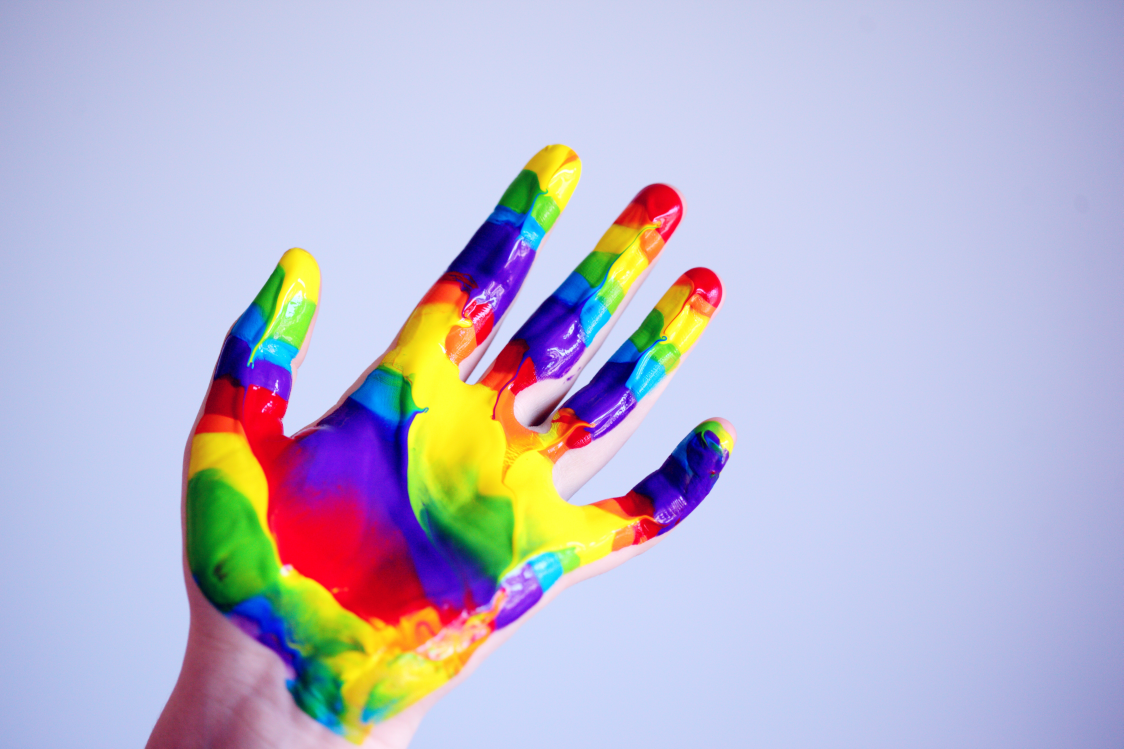
#> input picture Verzeo Mini Project/1.jpg, 5616 x 3744 px (shown at 1/5 size)
$ jupyter execute --allow-errors skin_tone_ML.ipynb
#> lines starting #> are read from the running program, lines starting #| are printed output that depends on the picture; after the words box and inside, x2 and y2 are one past the last pixel; in counts of white or black regions, pixels touching at a corner belong together
# Take input image  as URL:

[cell 1]
import numpy as np
import cv2
from sklearn.cluster import KMeans
from collections import Counter
import imutils
from matplotlib import pyplot as plt


rgb_lower = [80,51,53]
rgb_higher = [236,188,180]
skin_shades = {
    'dark' : [rgb_lower, [161,102,94]],
    'mild' : [[161,102,94], [197,140,133]],
    'fair':[[197,140,133], rgb_higher]
}

convert_skintones = {}
for shade in skin_shades:
    convert_skintones.update({
        shade : [
            (skin_shades[shade][0][0] * 256 * 256) + (skin_shades[shade][0][1] * 256) + skin_shades[shade][0][2],
            (skin_shades[shade][1][0] * 256 * 256) + (skin_shades[shade][1][1] * 256) + skin_shades[shade][1][2]
        ]
    })

def extractSkin(image):
    img = image.copy()
    black_img = np.zeros((img.shape[0],img.shape[1],img.shape[2]),dtype=np.uint8)
    img = cv2.cvtColor(img, cv2.COLOR_BGR2HSV)

    lower_threshold = np.array([0, 48, 80], dtype=np.uint8)
    print(lower_threshold)
    upper_threshold = np.array([20, 255, 255], dtype=np.uint8)
    print(upper_threshold)

    skinMask = cv2.inRange(img, lower_threshold, upper_threshold)
    skin = cv2.bitwise_and(img, img, mask=skinMask)
    return cv2.cvtColor(skin, cv2.COLOR_HSV2BGR)

def removeBlack(estimator_labels, estimator_cluster):
    hasBlack = False
    occurance_counter = Counter(estimator_labels)
    def compare(x, y): return Counter(x) == Counter(y)
    for x in occurance_counter.most_common(len(estimator_cluster)):
        color = [int(i) for i in estimator_cluster[x[0]].tolist()]
        if compare(color, [0, 0, 0]) == True:
            del occurance_counter[x[0]]
            hasBlack = True
            estimator_cluster = np.delete(estimator_cluster, x[0], 0)
            break
    return (occurance_counter, estimator_cluster, hasBlack)

def getColorInformation(estimator_labels, estimator_cluster, hasThresholding=False):
    occurance_counter = None
    colorInformation = []
    hasBlack = False
    if hasThresholding == True:
        (occurance, cluster, black) = removeBlack(
            estimator_labels, estimator_cluster)
        occurance_counter = occurance
        estimator_cluster = cluster
        hasBlack = black
    else:
        occurance_counter = Counter(estimator_labels)
    totalOccurance = sum(occurance_counter.values())
    for x in occurance_counter.most_common(len(estimator_cluster)):
        index = (int(x[0]))
        index = (index-1) if ((hasThresholding & hasBlack)
                              & (int(index) != 0)) else index
        color = estimator_cluster[index].tolist()
        color_percentage = (x[1]/totalOccurance)
        colorInfo = {"cluster_index": index, "color": color,
                     "color_percentage": color_percentage}
        colorInformation.append(colorInfo)
    return colorInformation

def extractDominantColor(image, number_of_colors=1, hasThresholding=False):
    if hasThresholding == True:
        number_of_colors += 1
    img = image.copy()
    img = cv2.cvtColor(img, cv2.COLOR_BGR2RGB)
    img = img.reshape((img.shape[0]*img.shape[1]), 3)
    estimator = KMeans(n_clusters=number_of_colors, random_state=0)
    estimator.fit(img)
    colorInformation = getColorInformation(
        estimator.labels_, estimator.cluster_centers_, hasThresholding)
    return colorInformation

def plotColorBar(colorInformation):
    color_bar = np.zeros((100, 500, 3), dtype="uint8")
    top_x = 0
    for x in colorInformation:
        bottom_x = top_x + (x["color_percentage"] * color_bar.shape[1])
        color = tuple(map(int, (x['color'])))
        cv2.rectangle(color_bar, (int(top_x), 0),
                      (int(bottom_x), color_bar.shape[0]), color, -1)
        top_x = bottom_x
    return color_bar

url = input("Enter image url :")
#> the answer given: ../1.jpg
image = imutils.url_to_image(url)
#> image is the input picture: shape (3744, 5616, 3); mean B, G, R 207.3, 184.6, 186.6

image = imutils.resize(image, width=250)
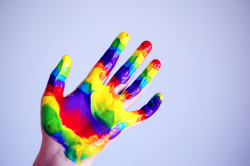
#> image: shape (166, 250, 3); mean B, G, R 207.3, 184.6, 186.6
plt.subplot(3, 1, 1)
plt.imshow(cv2.cvtColor(image, cv2.COLOR_BGR2RGB))
plt.title("Original Image")

skin = extractSkin(image)
#> in extractSkin, `img = cv2.cvtColor(img, cv2.COLOR_BGR2HSV)`: img: shape (166, 250, 3); mean H, S, V 110.7, 79.2, 229.9
#> in extractSkin, `skinMask = cv2.inRange(img, lower_threshold, upper_threshold)`:
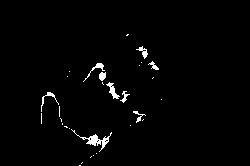
#> skinMask: shape (166, 250); 1.7% white; 30 white regions (21 under 20 px), largest, box (x1, y1, x2, y2) and area: (71, 129, 112, 152) 190, (106, 82, 120, 99) 87, (83, 63, 105, 82) 67
#> in extractSkin, `skin = cv2.bitwise_and(img, img, mask=skinMask)`: skin: shape (166, 250, 3); mean H, S, V 0.2, 3.1, 4
plt.subplot(3, 1, 2)
plt.imshow(cv2.cvtColor(skin, cv2.COLOR_BGR2RGB))
plt.title("Thresholded  Image")

unprocessed_dominant = extractDominantColor(skin, number_of_colors=1, hasThresholding=True)
#> unprocessed_dominant = 1 item

decimal_lower = (rgb_lower[0] * 256 * 256) + (rgb_lower[1] * 256) + rgb_lower[2]
decimal_higher = (rgb_higher[0] * 256 * 256) + (rgb_higher[1] * 256) + rgb_higher[2]
dominantColors = []
for clr in unprocessed_dominant:
    clr_decimal = int((clr['color'][0] * 256 * 256) + (clr['color'][1] * 256) + clr['color'][2])
    if clr_decimal in range(decimal_lower,decimal_higher+1):
        clr['decimal_color'] = clr_decimal
        dominantColors.append(clr)
#> this loop made 1 pass
#> clr_decimal on pass 1: 15884553
#> after the loop, dominantColors = []

skin_tones = []
if len(dominantColors) == 0:
    skin_tones.append('Unrecognized')
else:
    for color in dominantColors:
        for shade in convert_skintones:
            if color['decimal_color'] in range(convert_skintones[shade][0],convert_skintones[shade][1]+1):
                skin_tones.append(shade)

print(skin_tones)

print("Color Bar")
colour_bar = plotColorBar(dominantColors)
#> after the loop in plotColorBar, `for x in colorInformation:`: color_bar: shape (100, 500, 3); every value is 0
plt.subplot(3, 1, 3)
plt.axis("off")
plt.imshow(colour_bar)
plt.title("Color Bar")

plt.tight_layout()
plt.show()
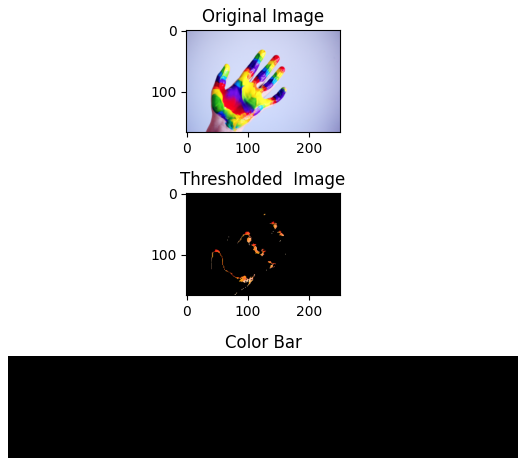
#> figure drawn by matplotlib, 3 panels

# Take a input as image(human face image)

[cell 2]
import numpy as np
import cv2
from sklearn.cluster import KMeans
from collections import Counter
import imutils
from matplotlib import pyplot as plt


rgb_lower = [80,51,53]
rgb_higher = [236,188,180]
skin_shades = {
    'dark' : [rgb_lower, [161,102,94]],
    'mild' : [[161,102,94], [197,140,133]],
    'fair':[[197,140,133], rgb_higher]
}

convert_skintones = {}
for shade in skin_shades:
    convert_skintones.update({
        shade : [
            (skin_shades[shade][0][0] * 256 * 256) + (skin_shades[shade][0][1] * 256) + skin_shades[shade][0][2],
            (skin_shades[shade][1][0] * 256 * 256) + (skin_shades[shade][1][1] * 256) + skin_shades[shade][1][2]
        ]
    })

# [73 lines left out: functions extractSkin, removeBlack, getColorInformation, extractDominantColor, plotColorBar, not called in this run]

#url = input("Enter image url :")
image = cv2.imread('SampleImg/spider.jpg')

#image = imutils.url_to_image(url)

#> (the rest of this cell did not finish here and is left out)
